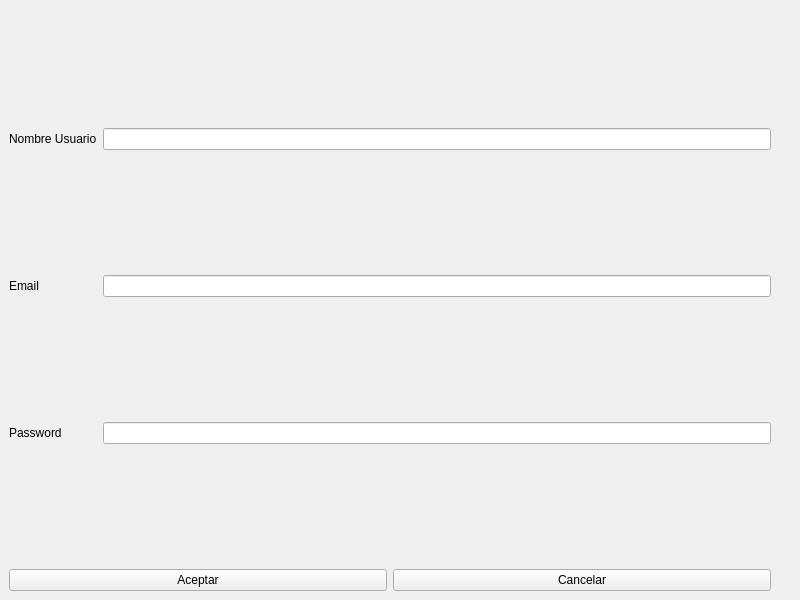
<?xml version="1.0" encoding="UTF-8"?>
<ui version="4.0">
 <class>MainWindow</class>
 <widget class="QMainWindow" name="MainWindow">
  <property name="geometry">
   <rect>
    <x>0</x>
    <y>0</y>
    <width>800</width>
    <height>600</height>
   </rect>
  </property>
  <property name="windowTitle">
   <string>MainWindow</string>
  </property>
  <widget class="QWidget" name="centralwidget">
   <layout class="QGridLayout" name="gridLayout_2">
    <item row="0" column="0">
     <layout class="QGridLayout" name="gridLayout">
      <item row="0" column="1">
       <widget class="QLineEdit" name="lineEdit_nombre"/>
      </item>
      <item row="0" column="0">
       <widget class="QLabel" name="label">
        <property name="text">
         <string>Nombre Usuario</string>
        </property>
       </widget>
      </item>
      <item row="2" column="1">
       <widget class="QLineEdit" name="lineEdit_password"/>
      </item>
      <item row="1" column="1">
       <widget class="QLineEdit" name="lineEdit_email"/>
      </item>
      <item row="2" column="0">
       <widget class="QLabel" name="label_3">
        <property name="text">
         <string>Password</string>
        </property>
       </widget>
      </item>
      <item row="1" column="0">
       <widget class="QLabel" name="label_2">
        <property name="text">
         <string>Email</string>
        </property>
       </widget>
      </item>
     </layout>
    </item>
    <item row="1" column="0">
     <layout class="QHBoxLayout" name="horizontalLayout">
      <item>
       <widget class="QPushButton" name="pushButton">
        <property name="text">
         <string>Aceptar</string>
        </property>
       </widget>
      </item>
      <item>
       <widget class="QPushButton" name="pushButton_Cancelar">
        <property name="text">
         <string>Cancelar</string>
        </property>
       </widget>
      </item>
     </layout>
    </item>
    <item row="0" column="1">
     <spacer name="verticalSpacer">
      <property name="orientation">
       <enum>Qt::Vertical</enum>
      </property>
      <property name="sizeHint" stdset="0">
       <size>
        <width>20</width>
        <height>40</height>
       </size>
      </property>
     </spacer>
    </item>
   </layout>
  </widget>
 </widget>
 <resources/>
 <connections/>
</ui>
